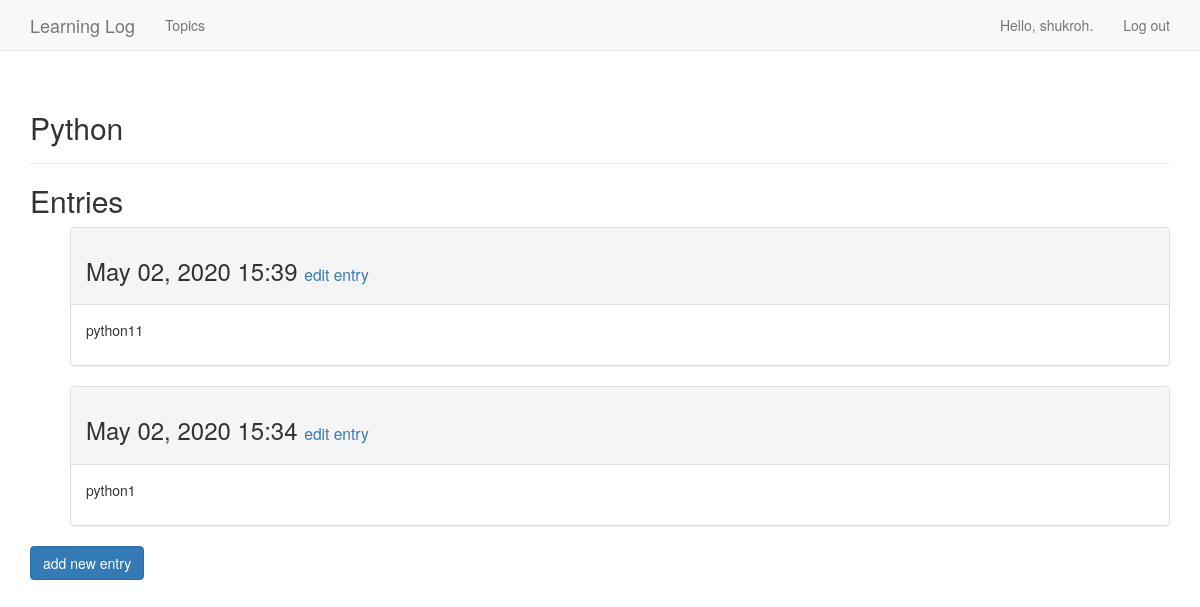
Page /topics/python/ (signed in) on the earlier database version.
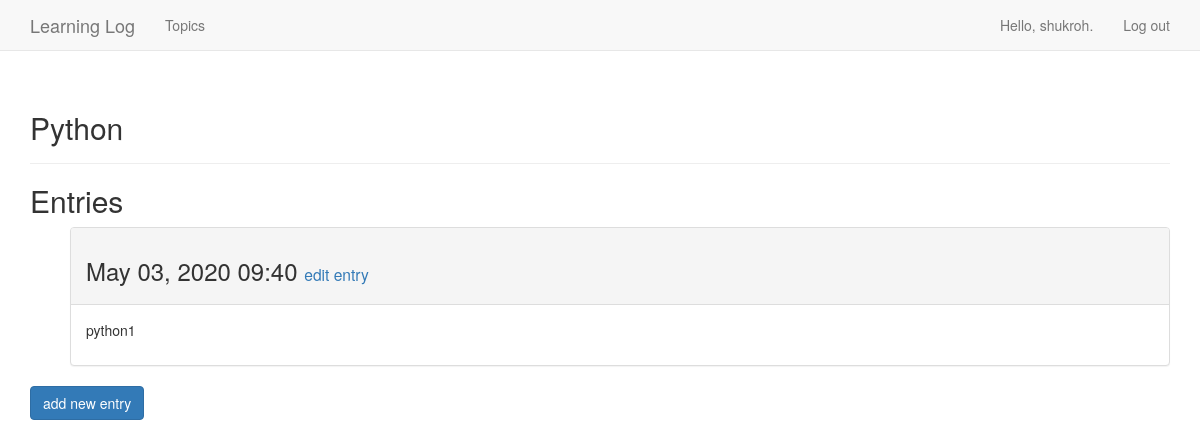
Same page on the later database version.
### learning_logs/models.py (models this page shows, shortened)
class Topic(models.Model):
    text = models.CharField(max_length=200)
    date_added = models.DateTimeField(auto_now_add=True)
    owner = models.ForeignKey(User, on_delete=models.CASCADE)
    slug = models.SlugField(null=True)
    class Meta:
        unique_together = ('text', 'owner')
    def __str__(self):
        return self.text

class Entry(models.Model):
    topic = models.ForeignKey(Topic, on_delete=models.CASCADE)
    text = models.TextField()
    date_added = models.DateTimeField(auto_now_add=True)
    slug = models.SlugField(null=True)
    class Meta:
        verbose_name_plural = 'entries'
        unique_together = ('topic', 'text')
    def save(self, *args, **kwargs):  # new
        if not self.slug:
            self.slug = slugify(self.text)
        return super().save(*args, **kwargs)
    '''def save(self, *args, **kwargs):  # new
        if not self.slug:
            my_slug = slugify(self.text)
            startpoint = 1
            unique_slug = my_slug
            self.slug = my_slug
            while Entry.objects.filter(slug=unique_slug).exists():
                unique_slug = '{} {}'.format(my_slug, self.date_added)
                startpoint += 1
            self.slug = unique_slug
        return super().save(*args, **kwargs)'''

### learning_logs/views.py (the view)
# urls.py: path('topics/<slug:slug>/', topic, name='topic'),
@login_required
def topic(request, slug):
    topic = get_object_or_404(Topic, slug=slug, owner=request.user)
    check_user(topic, request)
    entries = topic.entry_set.order_by('-date_added')
    template = 'learning_logs/topic.html'
    context = {'topic': topic, 'entries': entries}
    return render(request, template, context)

### learning_logs/views.py (called while the page is built)
def check_user(topic, request):
    if topic.owner != request.user:
        raise Http404

### learning_logs/templates/learning_logs/topic.html
{% extends 'learning_logs/base.html' %}
{% load bootstrap3 %}
{% block header %}
<h2>{{ topic }}</h2>
{% endblock header %}
{% block content %}
  <h2>Entries</h2>
  <ul>
  {% for entry in entries %}
    <div class="panel panel-default">
      <div class="panel-heading">
        <h3>
          {{ entry.date_added|date:'M d, Y H:i' }}
          <small>
            <a href="{% url 'edit_entry' entry.slug%}">
              edit entry</a>
          </small>
        </h3>
      </div>
      <div class="panel-body">
        {{ entry.text|linebreaks }}
      </div>
    </div>
  {% empty %}
      There are no entries for this topic yet.
  {% endfor %}
  </ul>
  {% buttons %}
    <a href="{% url 'new_entry' topic.slug %}" class="btn btn-primary">add new entry</a>
  {% endbuttons %}
{% endblock content %}

### learning_logs/templates/learning_logs/base.html (shortened to what this page needs)
{% load bootstrap3 %}
<!DOCTYPE html>
<html lang="en">
<head>
    {% bootstrap_css %}
</head>
<body>
    <nav class="navbar navbar-default navbar-static-top">
        <div class="container">
        <div class="navbar-header">
            <a class="navbar-brand" href="{% url 'index' %}">
              Learning Log
            </a>
        </div>
        <div id="navbar" class="navbar-collapse collapse">
            <ul class="nav navbar-nav">
            <li><a href="{% url 'topics' %}">Topics</a></li>
            </ul>
            <ul class="nav navbar-nav navbar-right">
            {% if user.is_authenticated %}
              <li><a>Hello, {{ user.username }}.</a></li>
              <li><a href="{% url 'logout' %}">Log out</a></li>
            {% else %}
              <li><a href="{% url 'register' %}">Register</a></li>
              <li><a href="{% url 'login' %}">Log in</a></li>
            {% endif %}
          </ul>
        </div>
      </div>
    </nav>
    <div class="container">
        <div class="page-header">
        {% block header %}{% endblock header %}
        </div>
        <div>
        {% block content %}{% endblock content %}
        </div>
    </div>
  </body>
</html>

Differences in the rows shown:
removed Entry: date_added "May 02, 2020 15:39", text "python11"
removed Entry: date_added "May 02, 2020 15:34", text "python1"
added Entry: date_added "May 03, 2020 09:40", text "python1"
